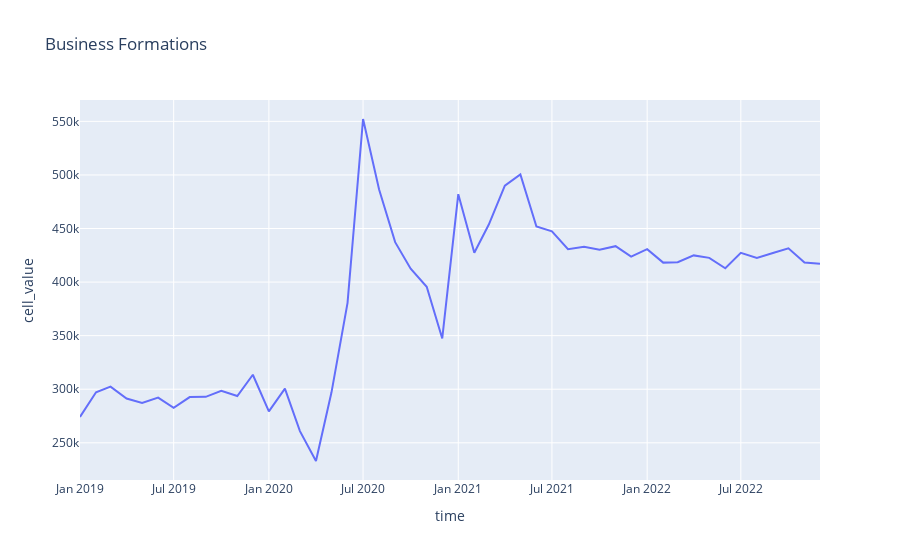

Notebook code for this chart:
### Code cell
fig = px.line(census_data_seas_total, x="time", y="cell_value", title='Business Formations')
fig.show()
